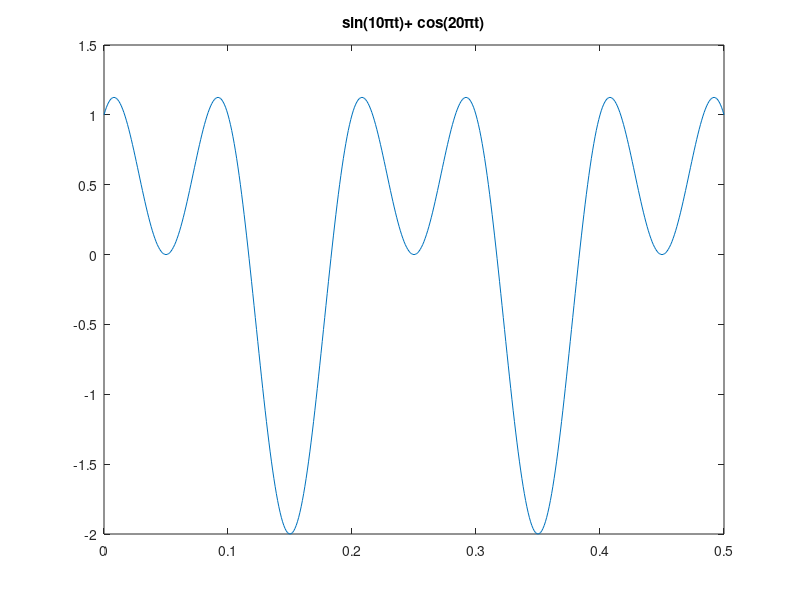
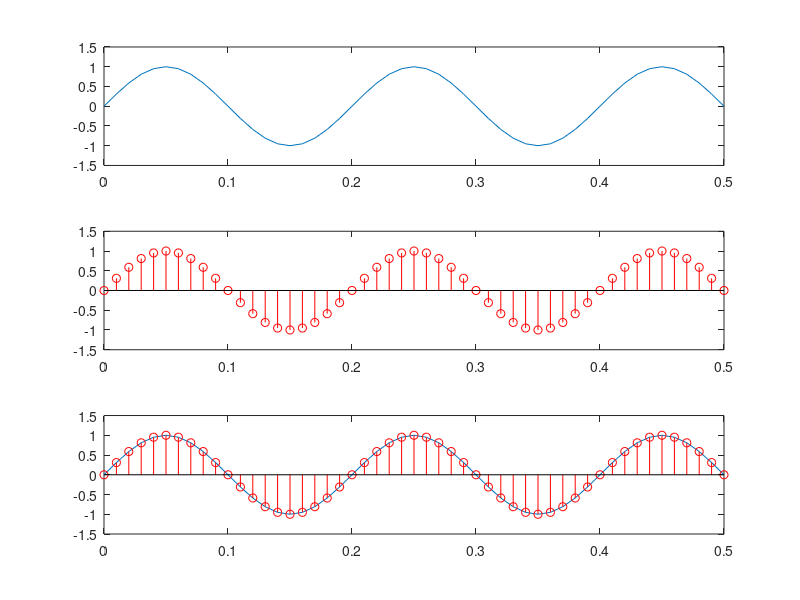

Source code (MATLAB) for these figures, in order:
function [A, B] = hw01_student()
    % run hw01_main.m
    
    % Keenan Parker;
    
    %Part 1
    left = zeros(1,10);
    left([6:10]) = 1;
    left = left';
    
    mid([1:10]) = 9;
    mid = mid';
    
    right  = [1:10];
    right = right';
    
    A = [left mid right];
     
    %Part 2
    B = zeros(3,4);
    a = A';
    b = a(19:30);
    j = 12;
    for i = 1:12
        B(i) = b(j);
        j = j-1;
    end
    B = B';
    
    
    
   %Part 3
   t = [0:0.001:0.5];
   plot( t,sin(2*pi*5*t) +  cos(2*pi*10*t));
   axis([0 0.5 -2 1.5]);
   title('sin(10\pit)+ cos(20\pit)');
   
   %Part 4
   t = [0:0.01:0.5];
   figure(2);
   s = sin(2*pi*5*t);
   subplot(3,1,1);
   plot(t,s);
   axis([0 0.5 -1.5 1.5]);
   
   subplot(3,1,2);
   stem(t,s,'r');
   axis([0 0.5 -1.5 1.5]);

   subplot(3,1,3);
   plot(t,sin(2*pi*5*t));
   axis([0 0.5 -1.5 1.5]);
   hold on;
   stem(t,sin(2*pi*5*t),'r');
   hold off;
   
   
end
